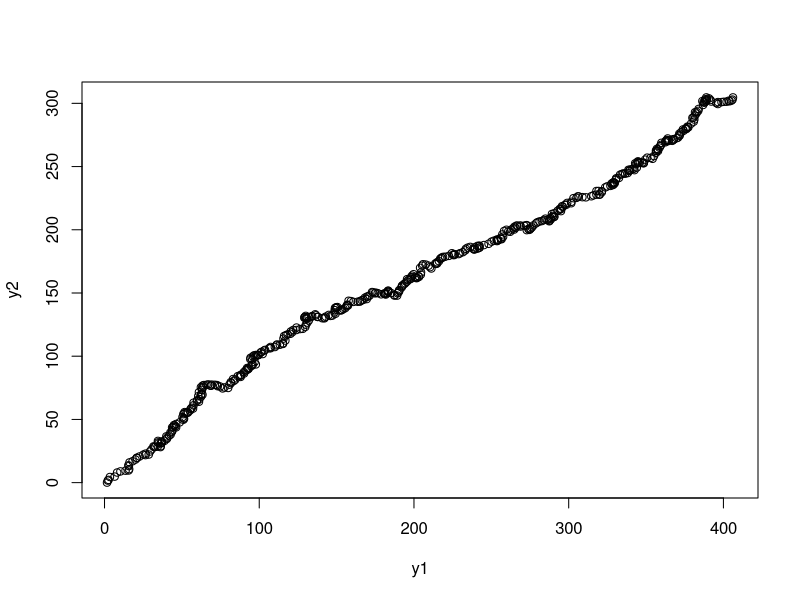

R code for this plot:

##spurious regression

library(lmtest)
set.seed(123456)
e1<-rnorm(500)
e2<-rnorm(500)
trd<-1:500
y1<-0.8*trd+cumsum(e1)
y2<-0.6*trd+cumsum(e2)
plot(y1,y2)
sr.reg <-lm(y1 ~ y2)
summary(sr.reg)
#sr.dw<-dwtest(sr.reg)$statistics